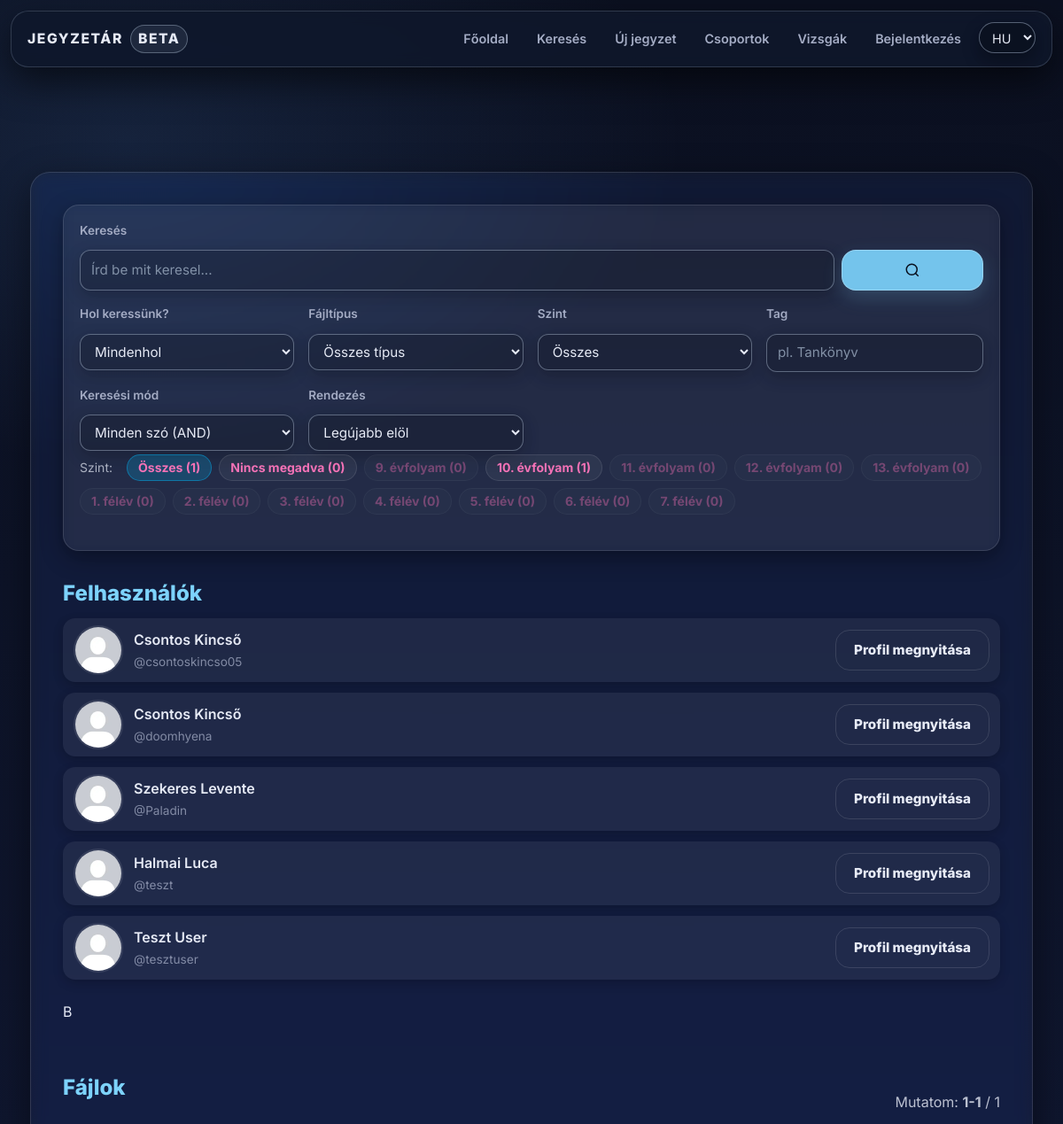
The page /search.php (upper part) on the database as committed earlier.
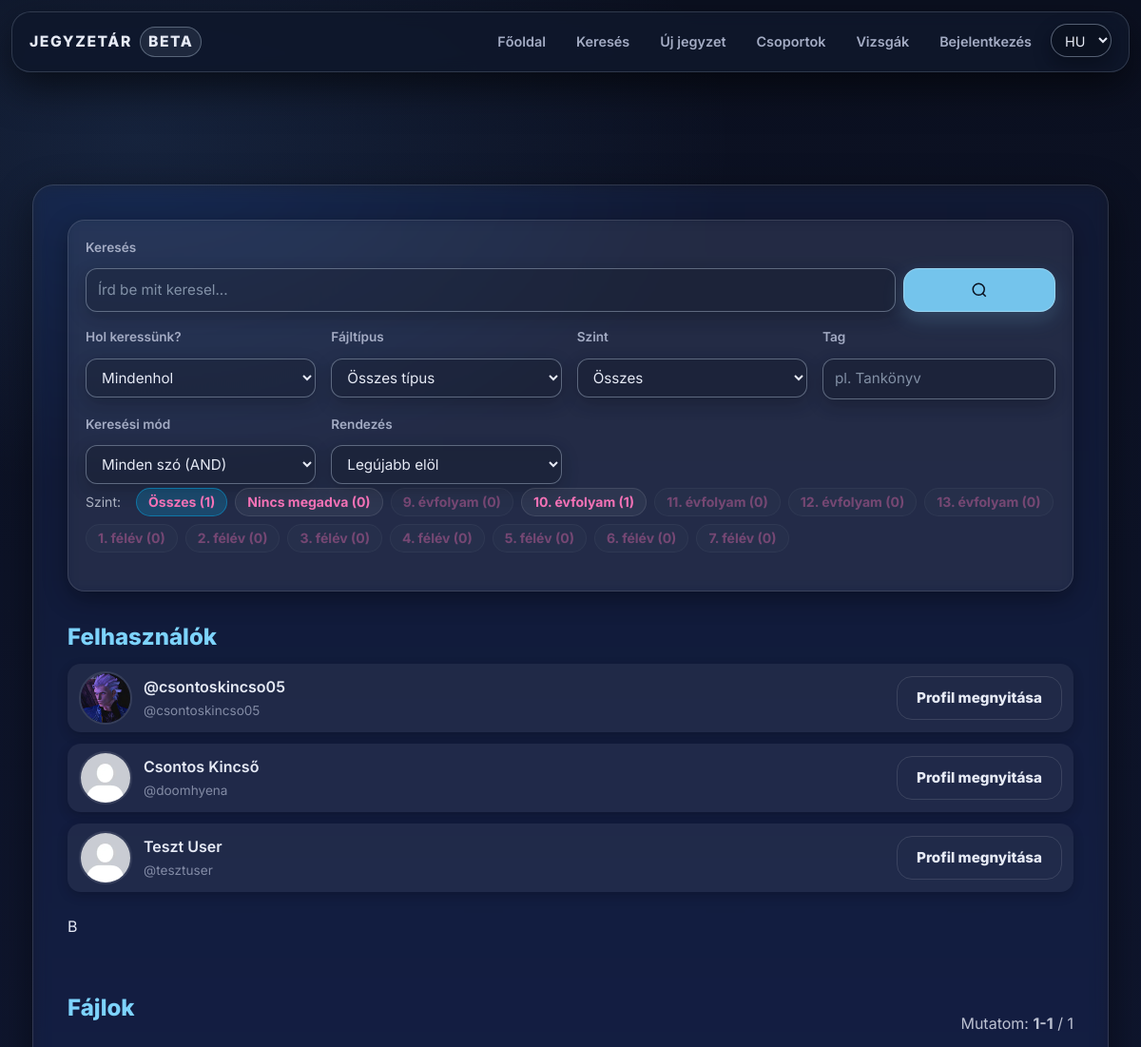
The same page on the database as committed later.
### tables this page shows
CREATE TABLE `users` (
  `id` int(11) NOT NULL,
  `lastname` varchar(100) DEFAULT NULL,
  `firstname` varchar(100) DEFAULT NULL,
  `username` varchar(50) NOT NULL,
  `birthdate` date DEFAULT NULL,
  `gender` varchar(10) DEFAULT NULL,
  `email` varchar(50) NOT NULL,
  `profile_picture` varchar(255) DEFAULT NULL,
  `password` varchar(255) NOT NULL,
  `security_question` varchar(255) NOT NULL,
  `security_answer` varchar(255) NOT NULL,
  `admin` tinyint(1) NOT NULL,
  `teacher` tinyint(1) DEFAULT NULL,
  `registration_date` datetime DEFAULT NULL,
  `language` varchar(5) NOT NULL DEFAULT 'hu',
  `oauth_provider` varchar(20) DEFAULT NULL,
  `oauth_sub` varchar(191) DEFAULT NULL,
  `email_verified` tinyint(1) NOT NULL DEFAULT 0,
  `bio` text DEFAULT NULL,
  `profile_theme` varchar(32) NOT NULL DEFAULT 'default',
  `twofa_enabled` tinyint(1) NOT NULL DEFAULT 0,
  `used_reg_code` varchar(64) DEFAULT NULL,
  `used_reg_code_at` datetime DEFAULT NULL,
  `show_fullname` tinyint(1) NOT NULL DEFAULT 1,
  `show_email` tinyint(1) NOT NULL DEFAULT 0,
  `show_birthdate` tinyint(1) NOT NULL DEFAULT 0
);

### assets/php/lang.php (called while the page is built, shortened)
<?php
    $supported_langs = ['hu', 'en', 'de'];
    if (isset($_GET['lang']) && in_array($_GET['lang'], $supported_langs, true)) {
        $lang = $_GET['lang'];
        $_SESSION['lang'] = $lang;
        if (!headers_sent()) {
            setcookie('lang', $lang, time() + 60*60*24*30, '/');
        }
    } else {
        if (isset($_SESSION['lang']) && in_array($_SESSION['lang'], $supported_langs, true)) {
            $lang = $_SESSION['lang'];
        } elseif (isset($_COOKIE['lang']) && in_array($_COOKIE['lang'], $supported_langs, true)) {
            $lang = $_COOKIE['lang'];
        } else {
            $lang = 'hu';
        }
    }
    $translations = [];
    if ($stmt = $conn->prepare("SELECT t_key, text FROM translations WHERE lang_code = ?")) {
        $stmt->bind_param('s', $lang);
        $stmt->execute();
        $result = $stmt->get_result();
        while ($row = $result->fetch_assoc()) {
            $translations[$row['t_key']] = $row['text'];
        }
    }

### assets/php/functions.php (called while the page is built, shortened)
<?php
    if (!function_exists('db_stmt')) {
        function db_stmt(mysqli $conn, string $sql, string $types = '', array $params = []): mysqli_stmt {
            $stmt = $conn->prepare($sql);
            if ($types !== '' && $params) {
                if (!$stmt->bind_param($types, ...$params)) {
                    db_log_error($conn, 'Paraméterek bind-elése sikertelen', $sql, $params);
                    throw new RuntimeException('Paraméterek bind-elése sikertelen: ' . $stmt->error);
                }
            }
            if (!$stmt->execute()) {
                db_log_error($conn, 'Végrehajtási hiba (execute)', $sql, $params);
                throw new RuntimeException('Végrehajtási hiba (execute): ' . $stmt->error);
            }
            return $stmt;
        }
    }
    if (!function_exists('db_query')) {
        function db_query(mysqli $conn, string $sql, string $types = '', array $params = []): mysqli_result
        {
            $stmt = db_stmt($conn, $sql, $types, $params);
            $result = $stmt->get_result();
            return $result;
        }
    }
    if (!function_exists('t')) {
        function t(string $key, string $fallback = ''): string {
            global $translations;
            if (!empty($translations) && array_key_exists($key, $translations)) {
                return (string)$translations[$key];
            }
            return $fallback !== '' ? $fallback : $key;
        }
    }

### search.php (the view, shortened to what the rows shown need)
<?php
    require "assets/php/db.php";
    require_once "assets/php/functions.php";
    $q = trim($_GET['q'] ?? '');
    $scope = strtolower($_GET['scope'] ?? 'all');
    $sort = strtolower($_GET['sort'] ?? 'newest');
    $page = (int)($_GET['page'] ?? 1);
    $perPage = 24;
    $userResult = null;
    if ($scope !== 'files') {
        $where = '';
        $types = '';
        $params = [];
        $order = 'ORDER BY u.username ASC';
        $sqlUsers = "SELECT u.id, u.username, u.firstname, u.lastname, u.profile_picture, u.show_fullname FROM users u $where $order LIMIT 50";
        $userResult = db_query($conn, $sqlUsers, $types, $params);
    }
    $hasEduStage = false;
    $hasEduLevel = false;
    $columnsRes = $conn->query("SHOW COLUMNS FROM files");
    if ($columnsRes) {
        while ($c = $columnsRes->fetch_assoc()) {
            $col = strtolower($c['Field'] ?? '');
            if ($col === 'edu_stage') $hasEduStage = true;
            if ($col === 'edu_level') $hasEduLevel = true;
        }
    }
    $useEdu = ($hasEduStage && $hasEduLevel);
    if ($scope !== 'users') {
        $whereBase = [];
        $typesBase = '';
        $paramsBase = [];
        $whereSql = $whereBase ? 'WHERE ' . implode(' AND ', $whereBase) : '';
        $scoreSql = '0 AS score';
        $debugSql = '';
        $orderSql = 'ORDER BY f.id DESC';
        if ($useEdu) {
            if ($sort === 'rating') {
                $orderSql = 'ORDER BY (f.edu_stage IS NULL OR f.edu_level IS NULL) ASC, f.edu_stage ASC, f.edu_level ASC, avg_rating DESC, rating_count DESC, f.id DESC';
            } elseif ($sort === 'relevance' && $q !== '') {
                $orderSql = 'ORDER BY (f.edu_stage IS NULL OR f.edu_level IS NULL) ASC, f.edu_stage ASC, f.edu_level ASC, score DESC, f.id DESC';
            } elseif ($sort === 'oldest') {
                $orderSql = 'ORDER BY (f.edu_stage IS NULL OR f.edu_level IS NULL) ASC, f.edu_stage ASC, f.edu_level ASC, f.id ASC';
            } else {
                $orderSql = 'ORDER BY (f.edu_stage IS NULL OR f.edu_level IS NULL) ASC, f.edu_stage ASC, f.edu_level ASC, f.id DESC';
            }
        }
        $offset = ($page - 1) * $perPage;
        $useKeyset = false;
        $pagingWhereSql = $whereSql;
        $typesPaged = $typesBase;
        $paramsPaged = $paramsBase;
        if ($sort === 'rating') {
            $sqlFiles = "SELECT f.*, $scoreSql $debugSql, IFNULL(AVG(r.rating), 0) AS avg_rating, COUNT(r.id) AS rating_count FROM files f LEFT JOIN ratings r ON r.file_id = f.id $pagingWhereSql GROUP BY f.id $orderSql LIMIT ?";
            $typesPaged .= 'i';
            $paramsPaged[] = $perPage;
        } else {
            $sqlFiles = "SELECT f.*, $scoreSql $debugSql FROM files f $pagingWhereSql $orderSql LIMIT ?";
            $typesPaged .= 'i';
            $paramsPaged[] = $perPage;
        }
        if (!$useKeyset) {
            $sqlFiles .= " OFFSET ?";
            $typesPaged .= 'i';
            $paramsPaged[] = $offset;
        }
        $fileResultQ = db_query($conn, $sqlFiles, $typesPaged, $paramsPaged);
    }
    require "assets/php/lang.php";
?>
<!DOCTYPE html>
<html lang="<?= htmlspecialchars($lang) ?>">
<head>
    <link rel="stylesheet" href="assets/css/styles.css">
    <script src="https://cdn.jsdelivr.net/npm/@tailwindcss/browser@4"></script>
</head>
<body>
<div class="content-wrapper w-full">
    <div class="main w-full max-w-6xl mx-auto px-4 md:px-6 lg:px-8 py-6">
        <?php if ($userResult && $userResult->num_rows > 0): ?>
            <div class="list-compact flex flex-col gap-3 mb-6">
                <?php while ($u = $userResult->fetch_assoc()):
                    $usernameRaw = $u['username'];
                    $username = htmlspecialchars($usernameRaw);
                    $fullname = ((int)($u['show_fullname'] ?? 0) === 1)
                        ? htmlspecialchars(trim(($u['lastname'] ?? '').' '.($u['firstname'] ?? '')))
                        : '';
                    $pfp = "assets/img/default_profile_picture.jpg";
                    if (!empty($u['profile_picture'])) {
                        $fs = __DIR__ . "/users/$usernameRaw/{$u['profile_picture']}";
                        if (file_exists($fs)) {
                            $pfp = "users/$usernameRaw/{$u['profile_picture']}";
                        }
                    }
                ?>
                    <article class="mini-card flex items-center gap-3 p-3 rounded-lg bg-white/5 border border-white/10">
                        <img src="<?= htmlspecialchars($pfp) ?>" alt="" class="w-12 h-12 md:w-14 md:h-14 rounded-full object-cover border-2 border-white/10 flex-shrink-0">
                        <div class="mini-main flex-1 min-w-0">
                            <h4 class="mini-title text-base md:text-lg font-semibold truncate"><?= $fullname ?: '@'.$username ?></h4>
                            <p class="mini-meta text-sm md:text-base opacity-75 truncate">@<?= $username ?></p>
                        </div>
                        <a href="profile.php?username=<?= urlencode($usernameRaw) ?>"
                           class="btn-ghost text-sm md:text-base flex-shrink-0"
                           title="<?= htmlspecialchars(t('open_profile', 'Profil megnyitása')) ?>">
                            <?= htmlspecialchars(t('open_profile', 'Profil megnyitása')) ?>
                        </a>
                    </article>
                <?php endwhile; ?>
            </div>
        <?php endif; ?>
    </div>
</div>
</body>
</html>

Rows that differ between the two databases and show on the page:
removed users: show_fullname+lastname+firstname "Szekeres Levente", username "Paladin"
removed users: show_fullname+lastname+firstname "Halmai Luca", username "teszt"
changed users "csontoskincso05": username+profile_picture: picture added in place of a placeholder; show_fullname+username "Csontos Kincső" → "@csontoskincso05"
